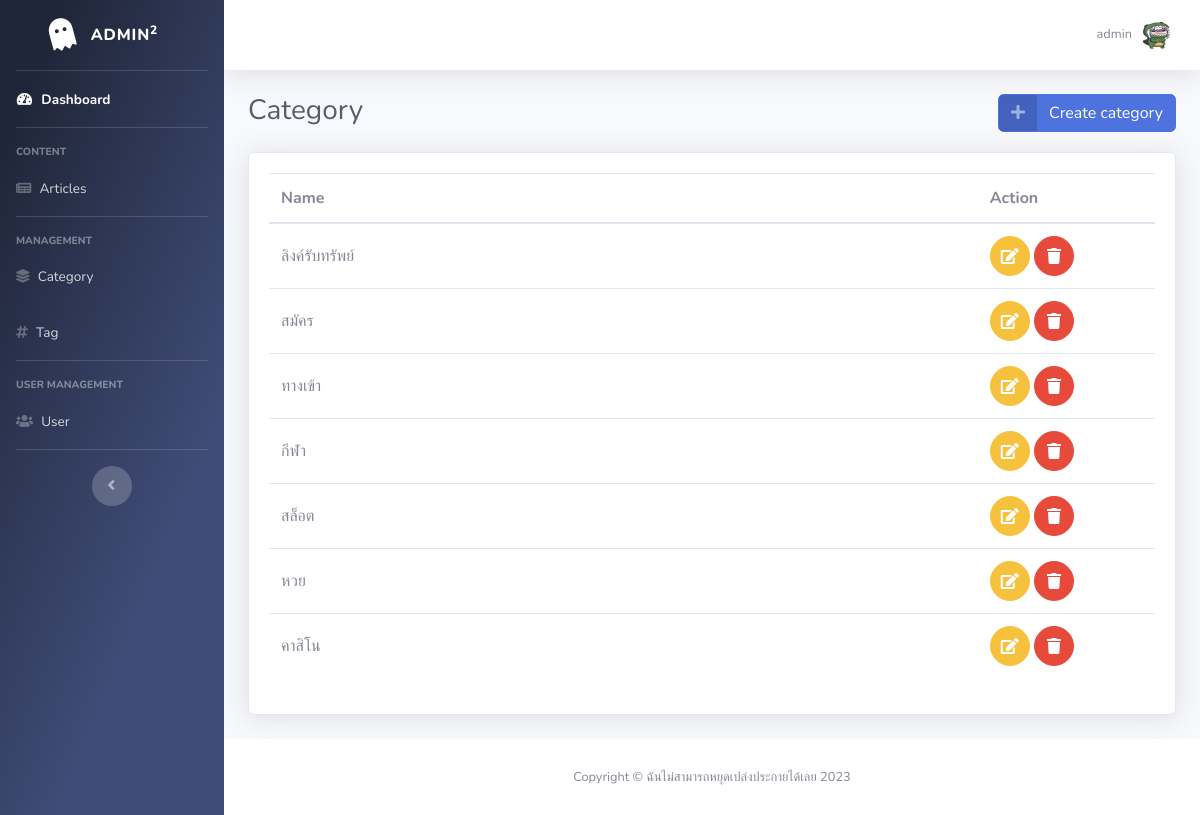
The app's page /backend/category.php (signed in) with its own data.
### tables this page shows
CREATE TABLE `category` (
  `id` int(11) NOT NULL,
  `name` varchar(350) NOT NULL
);

### backend/connect/connect.php (called while the page is built, shortened)
<?php
class connectDB
{
    private $hostName = "localhost";
    private $userName = "root";
    private $password = "";
    private $dbName = "project_news";
    function __construct()
    {
        $this->conn = new mysqli($this->hostName, $this->userName, $this->password, $this->dbName);
    }
}

### backend/functions/category-function.php (called while the page is built, shortened)
<?php
class categoryFunction extends connectDB
{
    public function getCategoryPage($limit)
    {
        $sql = "SELECT * FROM category ORDER BY id DESC $limit";
        return $this->conn->query($sql);
    }
}

### backend/category.php (the view, shortened to what this page needs)
<?php
include "connect/connect.php";
include_once('functions/category-function.php');
$categoryFn = new categoryFunction();
$page_rows = 10;
$pagenum = 1;
$limit = 'LIMIT ' . ($pagenum - 1) * $page_rows . ',' . $page_rows;
$categoryPage =  $categoryFn->getCategoryPage($limit);
?>
<!DOCTYPE html>
<html lang="en">
<head>
    <link href="vendor/fontawesome-free/css/all.min.css" rel="stylesheet" type="text/css">
    <link href="css/sb-admin-2.css" rel="stylesheet">
</head>
<body id="page-top">
    <div id="wrapper">
        <?php include('./components/sidebar.php') ?>
        <div id="content-wrapper" class="d-flex flex-column">
            <div id="content">
                <?php include('./components/topbar.php') ?>
                <div class="container-fluid">
                    <div class="d-flex justify-content-between">
                        <h1 class="h3 mb-4 text-gray-800">Category</h1>
                        <div>
                            <a href="#" data-toggle="modal" data-target="#createModal" class="btn btn-primary btn-icon-split">
                                <span class="icon text-white-50">
                                    <i class="fas fa-plus"></i>
                                </span>
                                <span class="text">Create category</span>
                            </a>
                        </div>
                    </div>
                    <div class="card shadow mb-4">
                        <div class="card-body">
                            <div class="table-responsive">
                                <table class="table" width="100%" cellspacing="0">
                                    <thead>
                                        <tr>
                                            <th style="width: 80%">Name</th>
                                            <th style="width: 20%">Action</th>
                                        </tr>
                                    </thead>
                                    <tbody>
                                        <?php
                                        while ($category = $categoryPage->fetch_assoc()) {
                                        ?>
                                            <tr>
                                                <td style="vertical-align: middle;"><?php echo $category['name'] ?></td>
                                                <td>
                                                    <a href="#editModal" class="btn btn-warning btn-circle edit" data-id="<?php echo $category['id'] ?>" role="button" data-toggle="modal" data-name="<?php echo $category['name'] ?>">
                                                        <i class=" fas fa-edit"></i>
                                                    </a>
                                                    <a href="#delModal" class="btn btn-danger btn-circle trash" data-id="<?php echo $category['id'] ?>" role="button" data-toggle="modal" data-name="<?php echo $category['name'] ?>">
                                                        <i class="fas fa-trash"></i>
                                                    </a>
                                                </td>
                                            </tr>
                                        <?php } ?>
                                    </tbody>
                                </table>
                            </div>
                        </div>
                    </div>
                </div>
            </div>
            <footer class="sticky-footer bg-white">
                <div class="container my-auto">
                    <div class="copyright text-center my-auto">
                        <span>Copyright &copy; ฉันไม่สามารถหยุดเปล่งประกายได้เลย <?php echo date("Y"); ?></span>
                    </div>
                </div>
            </footer>
        </div>
    </div>
</body>
</html>

### records on screen
category: name "ลิงค์รับทรัพย์"
category: name "สมัคร"
category: name "ทางเข้า"
category: name "กีฬา"
category: name "สล็อต"
category: name "หวย"
category: name "คาสิโน"

### other values on screen
$_SESSION['username'] "admin"
